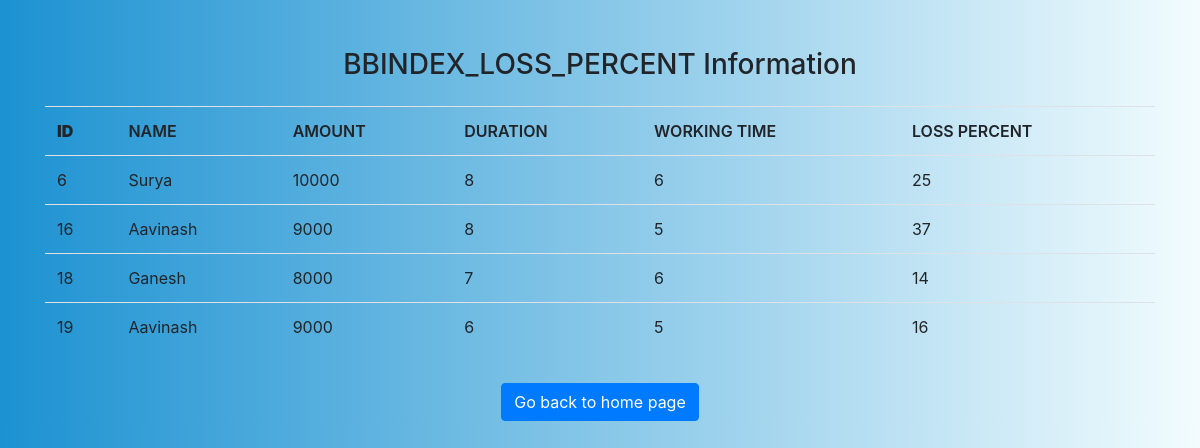
Before: /view with the older database file.
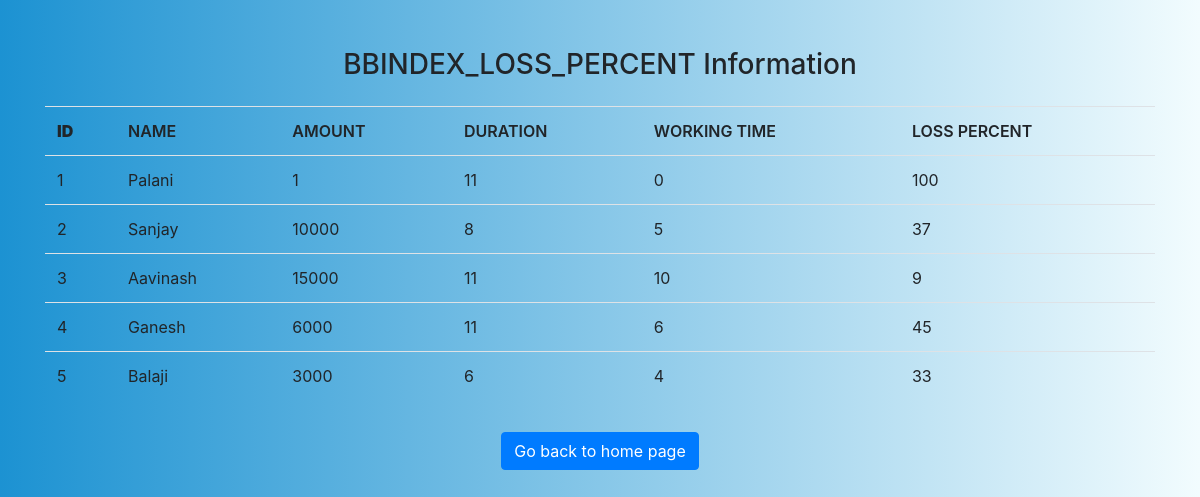
After: the same page with the newer database file.
### tables this page shows
CREATE TABLE BBINDEX_LOSS_PERCENT (id INTEGER PRIMARY KEY AUTOINCREMENT, name TEXT NOT NULL, amount INT NOT NULL, duration INT NOT NULL, working_time INT NOT NULL, loss_percent INT NOT NULL);

### test.py (the view)
@app.route("/view")
def view():
    con = sqlite3.connect(DATABASE)
    con.row_factory = sqlite3.Row
    cur = con.cursor()
    cur.execute("select * from BBINDEX_LOSS_PERCENT")
    rows = cur.fetchall()
    return render_template("view.html", rows=rows)

### templates/view.html (shortened to what this page needs)
<!DOCTYPE html>
<html>
<head>
    <link rel="stylesheet" href="https://stackpath.bootstrapcdn.com/bootstrap/4.5.2/css/bootstrap.min.css"
>
</head>
<body>
    <div class="container mt-5">
        <div class="row">
            <div class="col-md d-flex justify-content-center">
                <h3>BBINDEX_LOSS_PERCENT Information</h3>
            </div>
        </div>
        <div class="row mt-3">
            <div class="col-md">
                <table class="table">
                    <thead>
                        <td><b>ID</b></td>
                        <td>NAME</td>
                        <td>AMOUNT</td>
                        <td>DURATION</td>
                        <td>WORKING TIME</td>
                        <td>LOSS PERCENT</td>
                    </thead>
                    {% for row in rows %}
                    <tr>
                        <td>{{row["id"]}}</td>
                        <td>{{row["name"]}}</td>
                        <td>{{row["amount"]}}</td>
                        <td>{{row["duration"]}}</td>
                        <td>{{row["working_time"]}}</td>
                        <td>{{row["loss_percent"]}}</td>
                    </tr>
                    {% endfor %}
                </table>
            </div>
        </div>
        <div class="row mt-3">
            <div class="col-md d-flex justify-content-center">
                <a class="btn btn-primary" href="/index">Go back to home page</a>
            </div>
        </div>
    </div>
</body>
</html>

### templates/view.html (style rules this page uses)
body { background: linear-gradient(to right, #1c92d2, #f2fcfe); }
thead { font-weight: 600; }

Changed rows visible on the page:
removed BBINDEX_LOSS_PERCENT: id "6", name "Surya", amount "10000", duration "8", working_time "6", loss_percent "25"
removed BBINDEX_LOSS_PERCENT: id "16", name "Aavinash", amount "9000", duration "8", working_time "5", loss_percent "37"
removed BBINDEX_LOSS_PERCENT: id "18", name "Ganesh", amount "8000", duration "7", working_time "6", loss_percent "14"
removed BBINDEX_LOSS_PERCENT: id "19", name "Aavinash", amount "9000", duration "6", working_time "5", loss_percent "16"
added BBINDEX_LOSS_PERCENT: id "1", name "Palani", amount "1", duration "11", working_time "0", loss_percent "100"
added BBINDEX_LOSS_PERCENT: id "2", name "Sanjay", amount "10000", duration "8", working_time "5", loss_percent "37"
added BBINDEX_LOSS_PERCENT: id "3", name "Aavinash", amount "15000", duration "11", working_time "10", loss_percent "9"
added BBINDEX_LOSS_PERCENT: id "4", name "Ganesh", amount "6000", duration "11", working_time "6", loss_percent "45"
added BBINDEX_LOSS_PERCENT: id "5", name "Balaji", amount "3000", duration "6", working_time "4", loss_percent "33"
